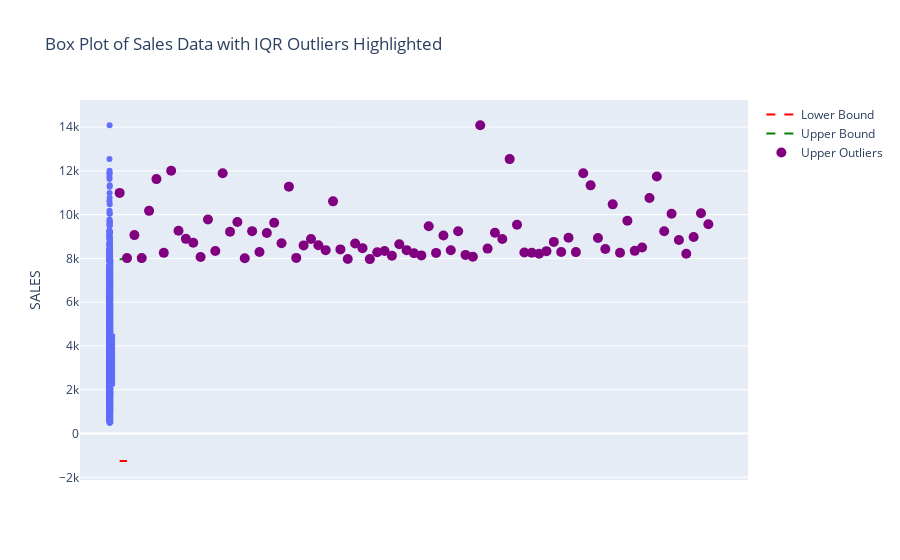

The notebook cell this image was saved under:
### Code cell
# Plotting IQR with outliers highlighted
fig_iqr_outliers = px.box(df, y='SALES', points='all', title='Box Plot of Sales Data with IQR Outliers Highlighted')
fig_iqr_outliers.add_scatter(y=[lower_bound, lower_bound], mode='lines', name='Lower Bound', line=dict(color='red', dash='dash'))
fig_iqr_outliers.add_scatter(y=[upper_bound, upper_bound], mode='lines', name='Upper Bound', line=dict(color='green', dash='dash'))
fig_iqr_outliers.add_scatter(y=df['SALES'][df['SALES'] < lower_bound], mode='markers', name='Lower Outliers', marker=dict(color='orange', size=10))
fig_iqr_outliers.add_scatter(y=df['SALES'][df['SALES'] > upper_bound], mode='markers', name='Upper Outliers', marker=dict(color='purple', size=10))
fig_iqr_outliers.show()

### Figure 1 — Plotly figure (JSON) as saved in the notebook; plotly's stock layout.template omitted (floating-point values rounded to 4 significant figures; data arrays with more than 128 entries replaced by an {"elided": "..."} marker saying what was removed)
{"data": [{"alignmentgroup": "True", "boxpoints": "all", "hovertemplate": "SALES=%{y}<extra></extra>", "legendgroup": "", "marker": {"color": "#636efa"}, "name": "", "notched": false, "offsetgroup": "", "orientation": "v", "showlegend": false, "type": "box", "x0": " ", "xaxis": "x", "y": {"elided": "2823 float values"}, "y0": " ", "yaxis": "y"}, {"line": {"color": "red", "dash": "dash"}, "mode": "lines", "name": "Lower Bound", "type": "scatter", "y": [-1253.0, -1253.0]}, {"line": {"color": "green", "dash": "dash"}, "mode": "lines", "name": "Upper Bound", "type": "scatter", "y": [7965.0, 7965.0]}, {"marker": {"color": "orange", "size": 10}, "mode": "markers", "name": "Lower Outliers", "type": "scatter", "y": []}, {"marker": {"color": "purple", "size": 10}, "mode": "markers", "name": "Upper Outliers", "type": "scatter", "y": [10990.0, 8015.0, 9065.0, 8015.0, 10170.0, 11620.0, 8255.0, 12001, 9265.0, 8893.0, 8715.0, 8066.0, 9774.0, 8337.0, 11890.0, 9218.0, 9661.0, 8009.0, 9246.0, 8296.0, 9160.0, 9631, 8690.0, 11280.0, 8023.0, 8595.0, 8888.0, 8603.0, 8379.0, 10610.0, 8412.0, 7975.0, 8678.0, 8470.0, 7969.0, 8284, 8340.0, 8119.0, 8649.0, 8379.0, 8237.0, 8139.0, 9471.0, 8253, 9048.0, 8375.0, 9240.0, 8160.0, 8078.0, 14080.0, 8449.0, 9169, 8885.0, 12540.0, 9534.0, 8272.0, 8257, 8209.0, 8332.0, 8755.0, 8291.0, 8941.0, 8289.0, 11890.0, 11340.0, 8936.0, 8427.0, 10470.0, 8258, 9720, 8345.0, 8498, 10758, 11740.0, 9240, 10040.0, 8844.0, 8209.0, 8977.0, 10070.0, 9559.0]}], "layout": {"boxmode": "group", "legend": {"tracegroupgap": 0}, "title": {"text": "Box Plot of Sales Data with IQR Outliers Highlighted"}, "xaxis": {"anchor": "y", "domain": [0, 1]}, "yaxis": {"anchor": "x", "domain": [0, 1], "title": {"text": "SALES"}}}}
